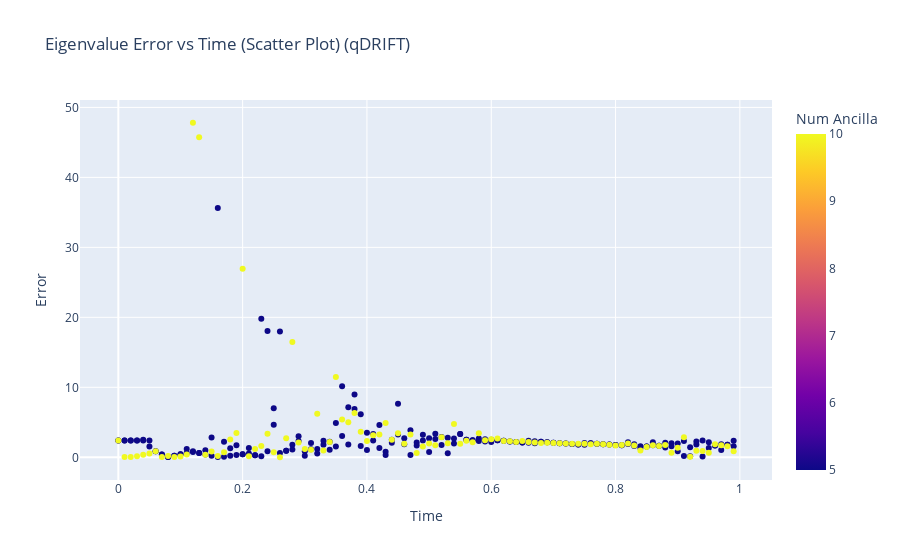

Write notebook code for a chart like this one.
### Code cell
plot_error_vs_time(df=qdrift_df, title_suffix="(qDRIFT)")

### Figure 1 — Plotly figure (JSON) as saved in the notebook; plotly's stock layout.template omitted (floating-point values rounded to 4 significant figures; data arrays with more than 128 entries replaced by an {"elided": "..."} marker saying what was removed)
{"data": [{"hovertemplate": "Time=%{x}<br>Error=%{y}<br>Num Ancilla=%{marker.color}<extra></extra>", "legendgroup": "", "marker": {"color": {"elided": "300 int values"}, "coloraxis": "coloraxis", "symbol": "circle"}, "mode": "markers", "name": "", "orientation": "v", "showlegend": false, "type": "scatter", "x": {"elided": "300 float values"}, "xaxis": "x", "y": {"elided": "300 float values"}, "yaxis": "y"}], "layout": {"coloraxis": {"colorbar": {"title": {"text": "Num Ancilla"}}, "colorscale": [[0, "#0d0887"], [0.1111, "#46039f"], [0.2222, "#7201a8"], [0.3333, "#9c179e"], [0.4444, "#bd3786"], [0.5556, "#d8576b"], [0.6667, "#ed7953"], [0.7778, "#fb9f3a"], [0.8889, "#fdca26"], [1, "#f0f921"]]}, "legend": {"tracegroupgap": 0}, "title": {"text": "Eigenvalue Error vs Time (Scatter Plot) (qDRIFT)"}, "xaxis": {"anchor": "y", "domain": [0, 1], "title": {"text": "Time"}}, "yaxis": {"anchor": "x", "domain": [0, 1], "title": {"text": "Error"}}}}
